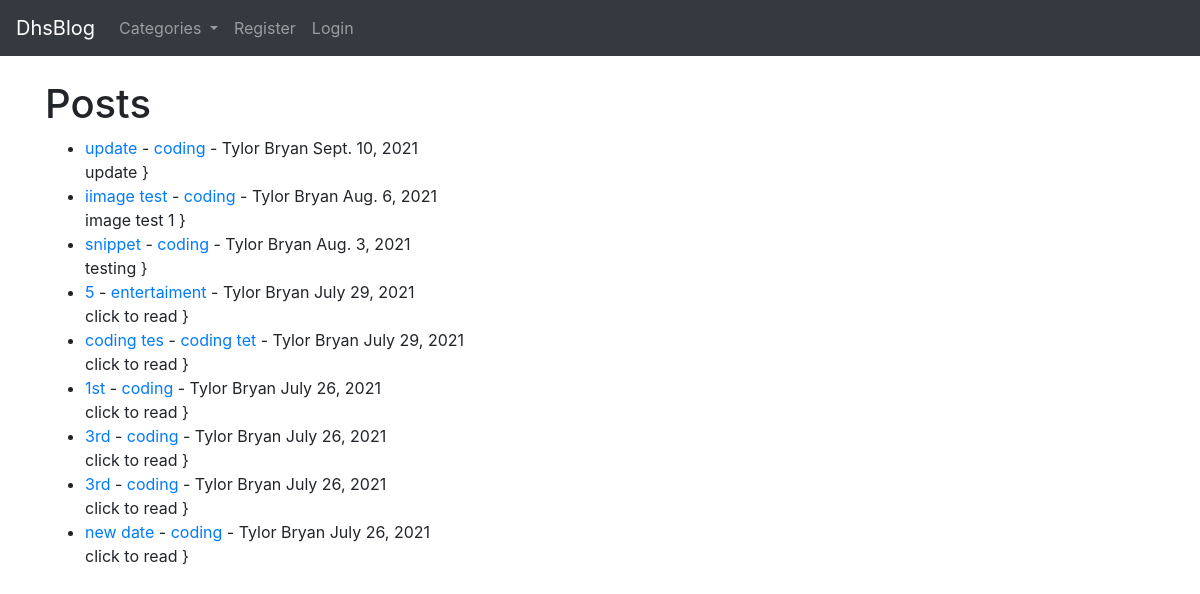
The page / on the database its author committed.
### theblog/models.py (models this page shows, shortened)
class Post(models.Model):
    title = models.CharField(max_length=255)
    header_image = models.ImageField(null=True, blank=True, upload_to="images/")
    title_tag = models.CharField(max_length=255)
    author = models.ForeignKey(User, on_delete=models.CASCADE)
    body = RichTextField(blank=True, null=True)
    post_date = models.DateField(auto_now_add=True)
    category = models.CharField(max_length=255, default='coding')
    snippet = models.CharField(max_length=255)
    likes = models.ManyToManyField(User, related_name='blog_posts')

### theblog/views.py (the view)
# urls.py: path('', HomeView.as_view(), name="home"),
class HomeView(ListView):
	model = Post
	template_name = 'home.html'
	cats = Category.objects.all()
	ordering = {'-post_date'}
	def get_context_data(self, *args, **kwargs):
		cat_menu = Category.objects.all()
		context = super(HomeView, self).get_context_data(*args, **kwargs)
		context["cat_menu"] = cat_menu
		return context

### theblog/models.py (called while the page is built)
    def __str__(self):
        return self.name

### theblog/templates/home.html (shortened to what this page needs)
<!DOCTYPE html>
{% extends 'base.html'  %}
{% block content  %}
<h1>Posts</h1>
<ul>
{% for post in object_list %}
     <li> <a href="{% url 'article-detail' post.pk  %}">{{ post.title }}</a> -
      <a href="{% url 'category' post.category|slugify %}"> {{ post.category}}</a> -
        {{ post.author.first_name }}
        {{ post.author.last_name }}
        {{post.post_date}}   <br/>
        {{ post.snippet }}
     }</li>
{% endfor %}
</ul>
{% endblock %}

### rows shown on the page
Post: title "update", category "coding", author.first_name "Tylor", author.last_name "Bryan", post_date "Sept. 10, 2021", snippet "update"
Post: title "iimage test", category "coding", author.first_name "Tylor", author.last_name "Bryan", post_date "Aug. 6, 2021", snippet "image test 1"
Post: title "snippet", category "coding", author.first_name "Tylor", author.last_name "Bryan", post_date "Aug. 3, 2021", snippet "testing"
Post: title "5", category "entertaiment", author.first_name "Tylor", author.last_name "Bryan", post_date "July 29, 2021", snippet "click to read"
Post: title "coding tes", category "coding tet", author.first_name "Tylor", author.last_name "Bryan", post_date "July 29, 2021", snippet "click to read"
Post: title "1st", category "coding", author.first_name "Tylor", author.last_name "Bryan", post_date "July 26, 2021", snippet "click to read"
Post: title "3rd", category "coding", author.first_name "Tylor", author.last_name "Bryan", post_date "July 26, 2021", snippet "click to read"
Post: title "3rd", category "coding", author.first_name "Tylor", author.last_name "Bryan", post_date "July 26, 2021", snippet "click to read"
Post: title "new date", category "coding", author.first_name "Tylor", author.last_name "Bryan", post_date "July 26, 2021", snippet "click to read"
